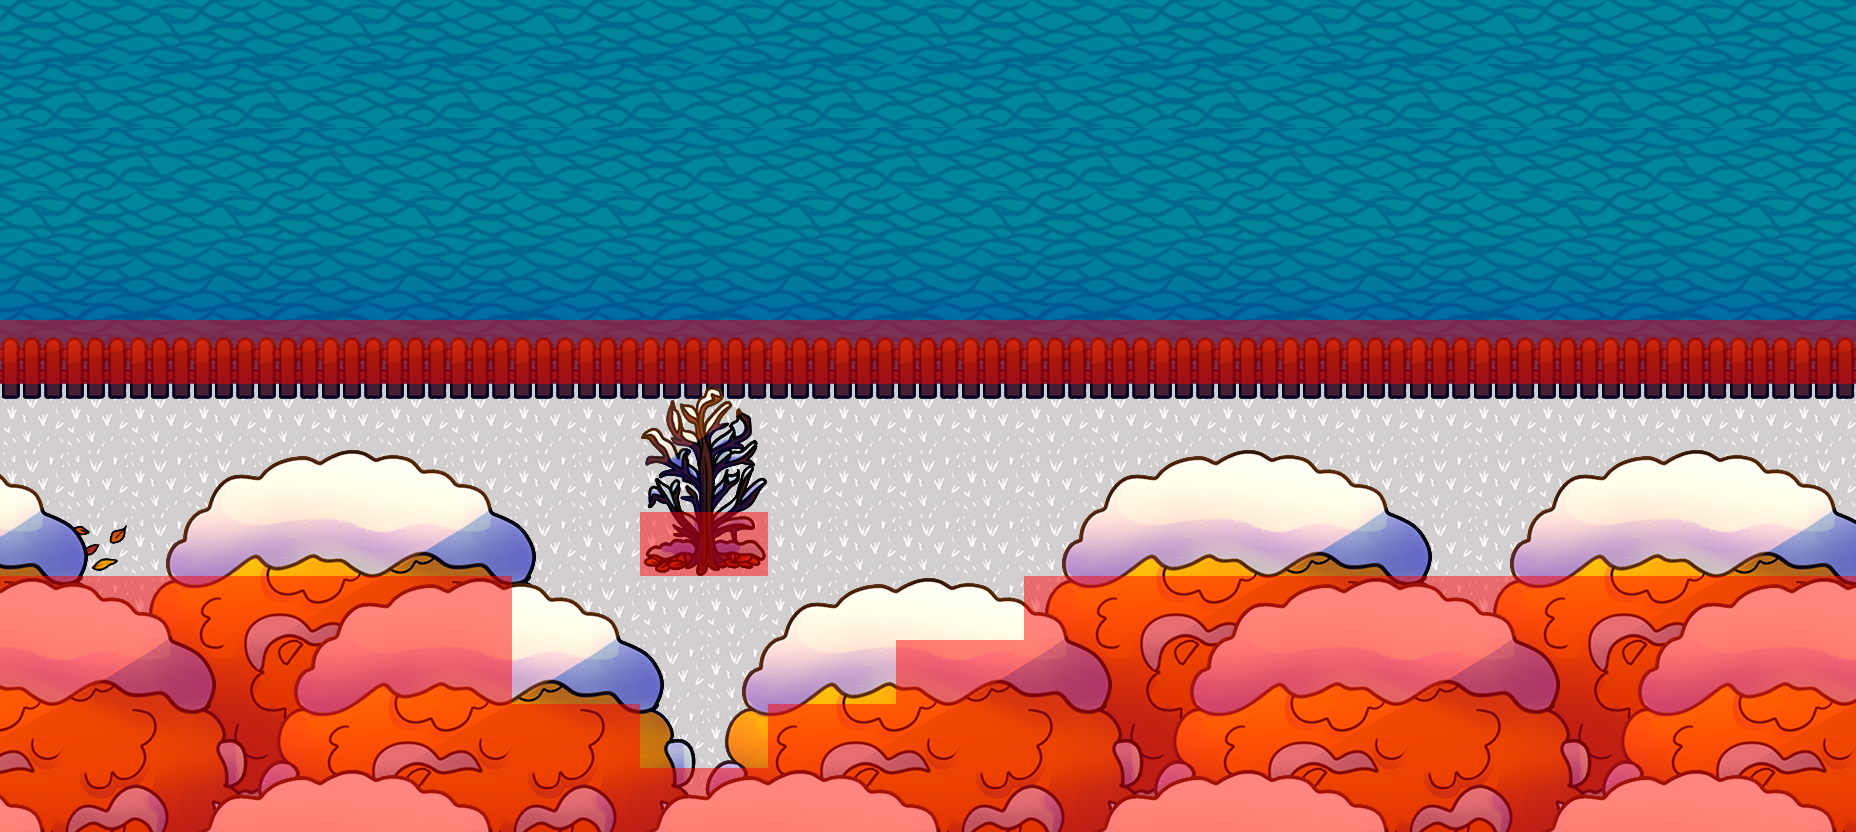

A level layout from a 2D game, rendered from its tile map. Below: a short description, then the map file with tile-grid data replaced by summaries:
An orthogonal 29x13 tile map with 64x64 px tiles, 7 tile layers (Ground / Water, Bridge / TreeBottoms / House / Wheat (under), Ground Decorations (under), Over, ...), 2 tilesets and 13 objects (9x Touch, 2x Dead Tree, Water, Player).

<map version="1.2" tiledversion="2018.11.14" orientation="orthogonal" renderorder="right-down" width="29" height="13" tilewidth="64" tileheight="64" infinite="0" nextlayerid="70" nextobjectid="33">
 <tileset firstgid="1" source="autumn 16x32.tsx" />
 <tileset firstgid="513" source="event-tileset.tsx" />
 <layer id="62" name="Ground / Water" width="29" height="13">
  <data>[377 cells, 377 non-empty, 13 distinct tile ids]</data>
 </layer>
 <objectgroup id="12" name="Texture">
  <object id="4" name="Water" x="0" y="0" width="1856" height="384">
   <properties>
    <property name="Texture" value="map_data/WaterTexture.png" />
    <property name="alpha" type="float" value="0.33300000000000002" />
    <property name="vx" type="float" value="-0.033300000000000003" />
    <property name="vy" type="float" value="0" />
   </properties>
  </object>
 </objectgroup>
 <layer id="63" name="Bridge / TreeBottoms / House / Wheat (under)" width="29" height="13">
  <data>[377 cells, 61 non-empty, 5 distinct tile ids]</data>
 </layer>
 <layer id="64" name="Ground Decorations (under)" width="29" height="13">
  <data>[377 cells, 0 non-empty, 0 distinct tile ids]</data>
 </layer>
 <objectgroup id="4" name="Player">
  <object id="9" name="Player" x="896" y="448" width="64" height="64" />
 </objectgroup>
 <layer id="65" name="Over" width="29" height="13">
  <data>[377 cells, 138 non-empty, 46 distinct tile ids]</data>
 </layer>
 <layer id="66" name="Over 2" width="29" height="13">
  <data>[377 cells, 116 non-empty, 28 distinct tile ids]</data>
 </layer>
 <layer id="67" name="Over 3" width="29" height="13">
  <data>[377 cells, 29 non-empty, 7 distinct tile ids]</data>
 </layer>
 <layer id="69" name="Collision" width="29" height="13" opacity="0.48">
  <data>[377 cells, 131 non-empty, 1 distinct tile ids]</data>
 </layer>
 <objectgroup id="9" name="Events">
  <object id="8" name="Transfer to 2" type="Touch" x="1792" y="384" width="64" height="64">
   <properties>
    <property name="TransferPlayer" value="Winter2" />
    <property name="TransferTileDown" type="int" value="6" />
    <property name="TransferTileRight" type="int" value="0" />
   </properties>
  </object>
  <object id="18" name="Transfer to 2" type="Touch" x="1792" y="448" width="64" height="64">
   <properties>
    <property name="TransferPlayer" value="Winter2" />
    <property name="TransferTileDown" type="int" value="7" />
    <property name="TransferTileRight" type="int" value="0" />
   </properties>
  </object>
  <object id="19" name="Transfer to 2" type="Touch" x="1792" y="512" width="64" height="64">
   <properties>
    <property name="TransferPlayer" value="Winter2" />
    <property name="TransferTileDown" type="int" value="8" />
    <property name="TransferTileRight" type="int" value="0" />
   </properties>
  </object>
  <object id="25" name="Transfer to 5" type="Touch" x="0" y="512" width="64" height="64">
   <properties>
    <property name="TransferPlayer" value="Winter5" />
    <property name="TransferTileDown" type="int" value="8" />
    <property name="TransferTileRight" type="int" value="28" />
   </properties>
  </object>
  <object id="24" name="Transfer to 5" type="Touch" x="0" y="448" width="64" height="64">
   <properties>
    <property name="TransferPlayer" value="Winter5" />
    <property name="TransferTileDown" type="int" value="7" />
    <property name="TransferTileRight" type="int" value="28" />
   </properties>
  </object>
  <object id="22" name="Transfer to 5" type="Touch" x="0" y="384" width="64" height="64">
   <properties>
    <property name="TransferPlayer" value="Winter5" />
    <property name="TransferTileDown" type="int" value="6" />
    <property name="TransferTileRight" type="int" value="28" />
   </properties>
  </object>
  <object id="23" name="Dead Tree" x="640" y="512" width="64" height="64">
   <properties>
    <property name="img" value="wow" />
    <property name="img2" value="worried" />
    <property name="text" value="Set apart from the others, this tree looks so alone." />
    <property name="text2" value="It seems the winter has not been kind to it." />
   </properties>
  </object>
  <object id="26" name="Been Here Before" type="Touch" x="1472" y="384" width="64" height="64">
   <properties>
    <property name="img" value="worried" />
    <property name="seen" value="been-here-before" />
    <property name="text" value="I can't shake the ominous feeling that I've been here before..." />
   </properties>
  </object>
  <object id="29" name="Been Here Before" type="Touch" x="1472" y="448" width="64" height="64">
   <properties>
    <property name="img" value="worried" />
    <property name="seen" value="been-here-before" />
    <property name="text" value="I can't shake the ominous feeling that I've been here before..." />
   </properties>
  </object>
  <object id="30" name="Been Here Before" type="Touch" x="1472" y="512" width="64" height="64">
   <properties>
    <property name="img" value="worried" />
    <property name="seen" value="been-here-before" />
    <property name="text" value="I can't shake the ominous feeling that I've been here before..." />
   </properties>
  </object>
  <object id="31" name="Dead Tree" x="704" y="512" width="64" height="64">
   <properties>
    <property name="img" value="wow" />
    <property name="img2" value="worried" />
    <property name="text" value="Set apart from the others, this tree looks so alone." />
    <property name="text2" value="It seems the winter has not been kind to it." />
   </properties>
  </object>
 </objectgroup>
</map>